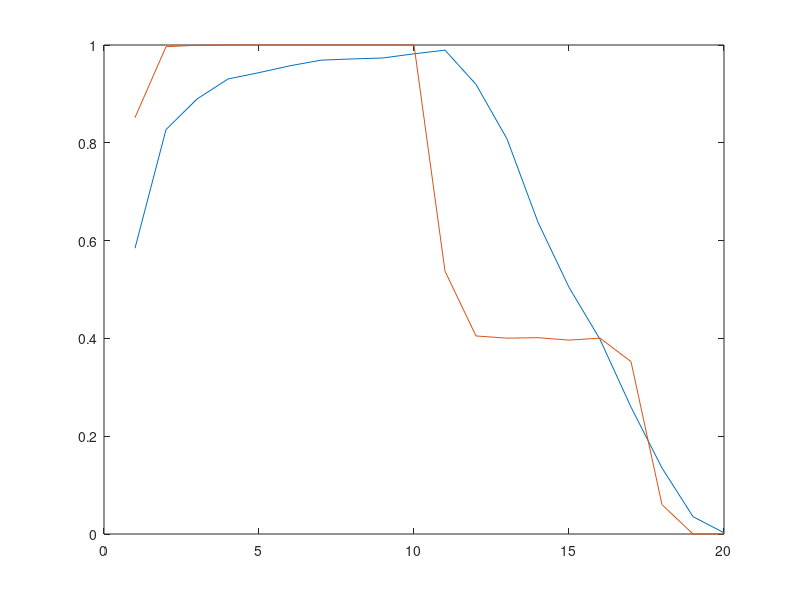

MATLAB code to generate this figure:

clear all; close all
% contingent-sampling model in which similarity was defined
%on the basis of the relative advantage of
%the promoted option in the m most recent trials
Exp=2;
demoted=[8 2]; % demoted option points

%promoted options during training
prom(1,:)=[17 1]; % partial reinforcement
prom(2,:)=[9 9]; %full reinforce

prom_ext = [1 1]; % promoted points during extinction

nTrialsPerBlock=10; % number of trials per block
j=1;
k=2;
run=1;

nTrainBlocks = 10;
nTestBlocks = 10; % these are really extinction blocks; should prob rename

listBoundary = nTrainBlocks * nTrialsPerBlock + 1; % first item of new list

nBlocks = nTrainBlocks + nTestBlocks;
nTrials = nBlocks * nTrialsPerBlock;

Partial_Prom = zeros(1,nBlocks);
Full_Prom = zeros(1,nBlocks);

groupSizes = [2 3];
recScale = -0.1; % set to 0 for no recency; if negative, use list context
    % to implement recency

nReps=200;

for p=1:2; %1=partial 2=full either running partial or full
    % nesting p inside reps didn't make sense to me, as full and
    % partial are different conditions (ppl don't see same thing)
    
    for reps=1:nReps
        
        t = 1;
        counter=1;
        absT=1;
        
        % this randomizes feedback while controlling overall
        % frequency
        vTrain = [repmat(prom(p,1),1,nTrialsPerBlock*nTrainBlocks/2) ...
            repmat(prom(p,2),1,nTrialsPerBlock*nTrainBlocks/2)];
        vExt = [repmat(prom_ext(1),1,nTrialsPerBlock*nTestBlocks/2) ...
            repmat(prom_ext(2),1,nTrialsPerBlock*nTestBlocks/2)];
        
        v = [randsample(vTrain,length(vTrain),false) ...
            randsample(vExt,length(vExt),false)];
        v = [v; repmat(demoted(Exp),1,nTrials)];
        [y, maxi] = max(v);
        v = [v; maxi==1];
        
        newGroup = 1;
        
        groupHist = NaN(nTrials,max(groupSizes));
        groupVals = NaN(nTrials,max(groupSizes));
        groupHistSize = zeros(nTrials,1);
        groupIndex = 0;
        groupLists = NaN(nTrials,1);
        
        for block=1:nBlocks
            
            if block > nTrainBlocks
                curr_prom = prom_ext;
            else
                curr_prom = prom(p,:);
            end
            
            %t_P = zeros(1,nTrialsPerBlock);
            
            for t=1:nTrialsPerBlock
               
                currList = (absT>=listBoundary)+1;
                if newGroup==1
                    currGroupSize = randsample(groupSizes,1);
                    
                    % this prevents group from crossing over group boundary
                    if (absT<listBoundary) && (absT+currGroupSize)>listBoundary
                        currGroupSize = listBoundary-absT;
                    end
                        
                    inpos = 1;
                    newGroup=0;
                    currGroup = NaN(1,currGroupSize);
                    currVals = NaN(1,currGroupSize);
                    groupIndex = groupIndex + 1;
                end
                
                if inpos>1
                    matches = sum(repmat(currGroup(1:(inpos-1)),nTrials,1)==...
                        groupHist(:,1:(inpos-1)),2)==(inpos-1) & groupHistSize>=inpos;
                else
                    matches = groupHistSize>=1;
                    %matches = 0; % forces guess
                end
                
                % 'strfind' is a good choice here (how I would have
                % done it) :)
                %matches=strfind(v(3,1:(absT-2)),sample); % find the start index of a sample
                % made this -2 to make sure it doesn't include current
                % choice in matches
                
                % We want the expected payoff given that sequence;
                % so average rewards following each match
                if sum(matches)>0
                    if recScale < 0
                        weights = (-recScale).^abs(groupLists(1:(groupIndex-1))-currList);
                        weights(groupIndex:nTrials) = 0;
                        weights = weights';
                    else
                        weights = exp(recScale.*((1:(groupIndex-1))-(groupIndex-1)));
                        weights(groupIndex:nTrials) = 0;
                    end
                    
                    weights = weights(matches)./sum(weights(matches));
                    exVal = sum(groupVals(matches,inpos).*weights');
                    
                    % choose option with highest value
                    t_P(t,block) = exVal>demoted(Exp);
                    
                    % has trouble going to 0 for full condition as matches
                    % all previous trials, and expected value for promoted
                    % option in training phase often outweighs extinction
                    % phase
                    
                else % if we don't have any matches...
                    t_P(t,block) = rand>0.5; % ...just guess
                    %t_P(t,block) = 0; % pick demoted
                end
                
                % Note that this (the method in their paper) only
                % works when demoted option is const. Could be
                % extended to where demoted also varies
                
                
                %                         if demoted>score;
                %                             t_P(t,block)=0;
                %                         else
                %                             t_P(t,block)=1;
                %                         end
                %                         t_P(1:m,1)=0;
                
                currGroup(inpos) = v(3,absT);
                currVals(inpos) = v(1,absT);
                
                absT=absT+1;
                
                inpos=inpos+1;
                
                if inpos>currGroupSize
                    newGroup=1;
                    groupHist(groupIndex,1:(inpos-1)) = currGroup;
                    groupVals(groupIndex,1:(inpos-1)) = currVals;
                    groupHistSize(groupIndex) = currGroupSize;
                    groupLists(groupIndex) = currList;
                end
            end
            
            if p==1
                Partial_Prom(reps,block) = mean(t_P(:,block));
            else
                Full_Prom(reps,block) = mean(t_P(:,block));
            end
        end
    end
end

plot(mean(Partial_Prom))
hold on
%    subplot(1,5,m);
plot(mean(Full_Prom))
hold off
ylim([0 1])
